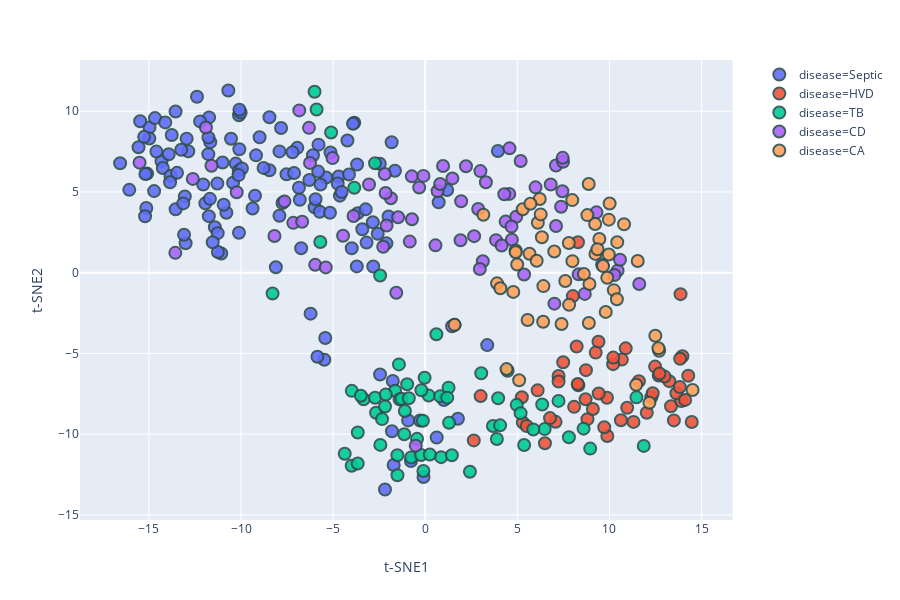
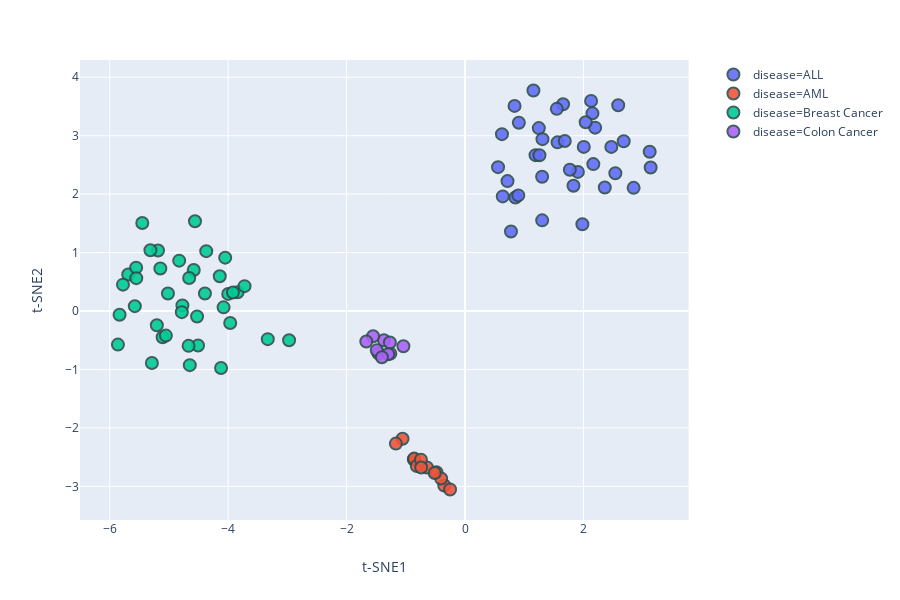
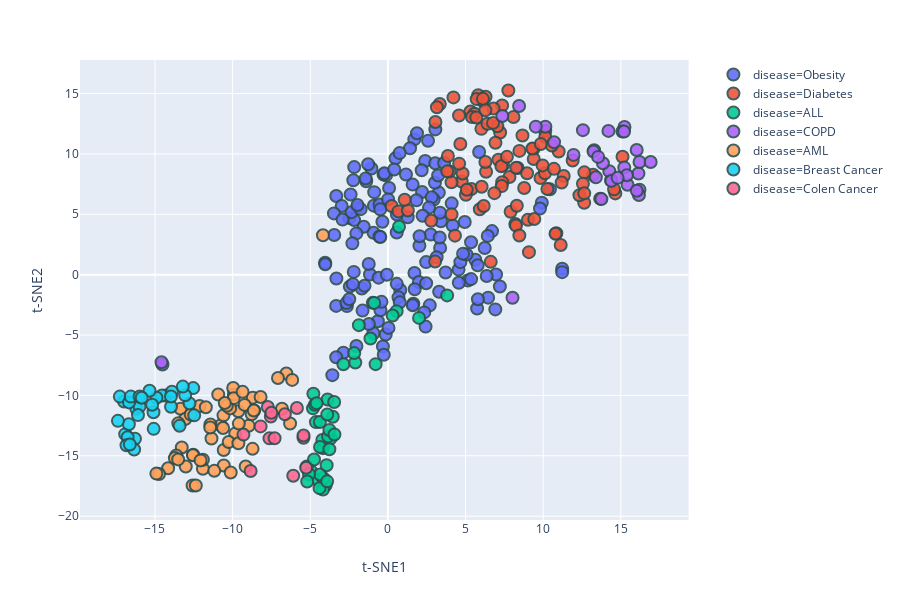
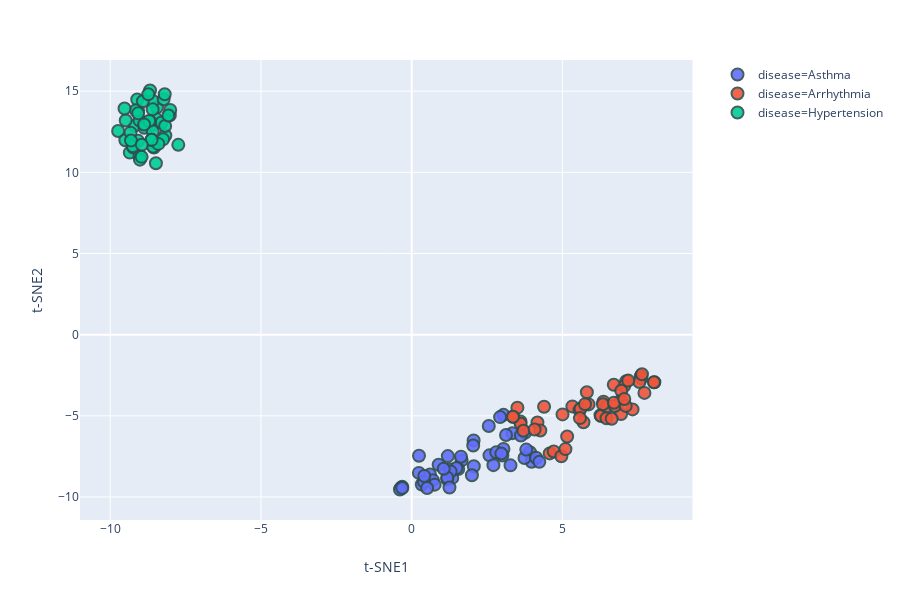

Notebook cell for these charts, in order:
### Markdown cell above
# t-SNE on Three files

### Code cell
import os
import plotly.express as px
import os
import pandas as pd
import numpy as np
import matplotlib.pyplot as plt
import seaborn as sns
from sklearn.manifold import TSNE

for filename in os.listdir(os.getcwd()):
    if filename.endswith(".txt"):
        currentFile = os.getcwd()+'/'+filename
        print("------------------------------------------------------------------------------------")
        print("NOW WORKING ON FILE "+filename)
        print("------------------------------------------------------------------------------------")
        df = pd.read_csv(currentFile, sep='\t', header = None)
        featureArraySNE = df.iloc[:,0:len(df.columns)-1].values
        diseaseArraySNE = df.iloc[:,len(df.columns)-1].values
        tsneParams = TSNE(n_components=2, verbose=1, perplexity=40, n_iter=400)
        tsneOutput = tsneParams.fit_transform(featureArraySNE)
        SNE_DF = pd.DataFrame(tsneOutput,columns = ["t-SNE1","t-SNE2"])
        SNE_DF['disease'] = diseaseArraySNE
        print("SCATTER PLOT FOR t-SNE OF FILE: "+filename)
        fig = px.scatter(SNE_DF, x="t-SNE1", y="t-SNE2", color="disease")
        fig.update_traces(marker=dict(size=12,line=dict(width=2,color='DarkSlateGrey'),opacity = 0.9),selector=dict(mode='markers'))
        fig.show()
        print("FINISHED WORKING ON FILE "+filename+"\n")
    else:
        continue

### Figure 1 — Plotly figure (JSON) as saved in the notebook; plotly's stock layout.template omitted (floating-point values rounded to 4 significant figures; data arrays with more than 128 entries replaced by an {"elided": "..."} marker saying what was removed)
{"data": [{"hoverlabel": {"namelength": 0}, "hovertemplate": "disease=Septic<br>t-SNE1=%{x}<br>t-SNE2=%{y}", "legendgroup": "disease=Septic", "marker": {"color": "#636efa", "line": {"color": "DarkSlateGrey", "width": 2}, "opacity": 0.9, "size": 12, "symbol": "circle"}, "mode": "markers", "name": "disease=Septic", "showlegend": true, "type": "scatter", "x": {"elided": "135 float values"}, "xaxis": "x", "y": {"elided": "135 float values"}, "yaxis": "y"}, {"hoverlabel": {"namelength": 0}, "hovertemplate": "disease=HVD<br>t-SNE1=%{x}<br>t-SNE2=%{y}", "legendgroup": "disease=HVD", "marker": {"color": "#EF553B", "line": {"color": "DarkSlateGrey", "width": 2}, "opacity": 0.9, "size": 12, "symbol": "circle"}, "mode": "markers", "name": "disease=HVD", "showlegend": true, "type": "scatter", "x": [12.03, 13.96, 12.27, 12.48, 10.96, 5.297, 9.884, 13.34, 13.25, 3.007, 12.68, 10.62, 10.88, 10.67, 13.9, 7.24, 7.488, 13.63, 13.5, 5.246, 13.82, 9.717, 11.6, 9.404, 8.806, 8.704, 7.075, 10.2, 10.21, 14.47, 12.99, 5.507, 8.724, 9.253, 14.28, 8.311, 9.1, 8.013, 13.84, 13.86, 7.238, 9.864, 8.278, 8.082, 12.35, 8.291, 11.3, 6.774, 2.635, 12.72, 9.418, 14.11, 8.218, 6.498, 6.102], "xaxis": "x", "y": [-8.673, -5.175, -7.709, -5.817, -8.362, -9.279, -10.12, -8.271, -6.719, -7.642, -6.372, -9.135, -4.688, -5.383, -7.954, -6.403, -5.551, -7.469, -9.149, -7.714, -7.086, -9.573, -6.717, -4.276, -9.071, -7.837, -9.237, -5.664, -5.259, -9.251, -6.434, -9.491, -6.037, -4.949, -6.385, -6.978, -8.44, -1.452, -5.329, -1.328, -6.742, -7.746, -6.891, -8.31, -7.469, 1.881, -9.24, -9.005, -10.39, -6.245, -7.479, -7.878, -4.575, -10.56, -7.287], "yaxis": "y"}, {"hoverlabel": {"namelength": 0}, "hovertemplate": "disease=TB<br>t-SNE1=%{x}<br>t-SNE2=%{y}", "legendgroup": "disease=TB", "marker": {"color": "#00cc96", "line": {"color": "DarkSlateGrey", "width": 2}, "opacity": 0.9, "size": 12, "symbol": "circle"}, "mode": "markers", "name": "disease=TB", "showlegend": true, "type": "scatter", "x": [-1.14, 8.597, -4.37, -5.109, 6.481, 0.8638, -3.987, -2.449, 0.1887, 7.236, -3.346, 11.46, 0.812, -3.85, -0.4427, 5.368, -0.2093, -0.09843, -2.67, 3.889, -1.638, -1.513, 7.799, 1.296, -1.392, -2.435, 8.954, -2.183, 1.266, -3.993, -0.1265, 3.958, -1.286, -1.508, -0.7654, -3.664, -2.722, -2.343, -1.427, 1.196, 3.677, 2.427, 0.6062, -0.224, 11.86, 4.967, -8.287, 5.866, 6.35, -0.9809, 1.593, -6.007, -2.723, -2.139, -5.695, -0.03306, 3.04, -1.103, 4.472, 4.065, -0.8917, -3.495, 1.446, 5.176, 0.2477, -5.898, -3.661], "xaxis": "x", "y": [-10.01, -9.658, -11.22, 8.679, -9.686, -11.42, -7.319, -0.1752, -7.609, -7.942, -7.834, -7.722, -7.66, 5.258, -10.29, -10.67, -7.278, -12.28, -8.675, -10.3, -7.31, -11.31, -10.19, -9.298, -7.847, -10.67, -10.9, -8.292, -7.119, -11.96, -9.169, -7.772, -7.815, -12.55, -11.44, -11.81, -7.744, -9.068, -5.681, -7.738, -9.495, -12.33, -3.809, -11.29, -10.73, -8.185, -1.293, -9.711, -8.162, -6.91, -3.232, 11.2, 6.776, -7.541, 1.899, -6.504, -6.224, -8.565, -6.076, -9.455, -7.778, -7.617, -11.3, -8.698, -11.26, 10.1, -9.894], "yaxis": "y"}, {"hoverlabel": {"namelength": 0}, "hovertemplate": "disease=CD<br>t-SNE1=%{x}<br>t-SNE2=%{y}", "legendgroup": "disease=CD", "marker": {"color": "#ab63fa", "line": {"color": "DarkSlateGrey", "width": 2}, "opacity": 0.9, "size": 12, "symbol": "circle"}, "mode": "markers", "name": "disease=CD", "showlegend": true, "type": "scatter", "x": [3.841, 1.917, -2.279, 8.662, 7.012, -3.051, -11.6, 4.576, -15.51, 4.703, -0.7277, -7.161, -1.864, 8.323, 4.149, -11.9, 9.601, -1.473, 7.376, -0.7205, 7.445, -1.572, -0.5142, 5.987, -6.681, 2.876, 1.46, -0.8387, 0.967, -5.031, 5.18, 11.62, 3.126, -12.61, -0.09656, 5.366, 0.5565, 2.964, 1.474, 10.44, 10.57, 1.95, 2.213, 7.1, -7.641, -10.23, -13.56, 6.812, -2.195, 0.6707, 7.097, 4.561, -4.461, -6.835, 4.365, 9.296, -5.974, 2.995, 3.292, 0.8118, -6.253, -3.889, -2.15, 4.94, -2.096, 10.27, -6.31, -8.183, 4.684, -5.4, 7.482, 7.461, -0.3278, 4.293, 2.655], "xaxis": "x", "y": [2.015, 2.007, 1.609, -1.314, -1.917, 5.459, 6.621, 7.701, 6.815, 2.038, 5.967, 3.087, 4.611, -0.1024, 1.687, 8.989, 0.5008, 3.436, 4.081, 3.306, 5.042, -1.245, -10.71, 5.283, 3.158, 3.939, -3.313, 1.924, 6.608, 7.094, 6.914, -0.6974, 0.7122, 5.808, 5.992, -0.1117, 1.691, 0.2265, 5.837, 0.126, 0.804, 4.423, 6.596, 2.891, 4.413, 4.977, 1.227, 5.461, 6.11, 5.052, 6.638, 4.879, 2.285, 10.05, 3.162, 3.735, 0.4858, 6.291, 5.595, 5.489, 6.797, 3.506, 4.936, 3.465, 2.923, -0.1446, 8.967, 2.27, 2.854, 0.3271, 6.866, 7.112, 5.279, 4.855, 2.261], "yaxis": "y"}, {"hoverlabel": {"namelength": 0}, "hovertemplate": "disease=CA<br>t-SNE1=%{x}<br>t-SNE2=%{y}", "legendgroup": "disease=CA", "marker": {"color": "#FFA15A", "line": {"color": "DarkSlateGrey", "width": 2}, "opacity": 0.9, "size": 12, "symbol": "circle"}, "mode": "markers", "name": "disease=CA", "showlegend": true, "type": "scatter", "x": [10.24, 14.51, 6.113, 12.7, 9.798, 4.414, 3.898, 5.293, 12.17, 12.49, 9.654, 6.415, 9.963, 7.603, 5.098, 5.66, 7.81, 10.01, 8.882, 4.78, 11.54, 6.216, 4.078, 9.24, 10.42, 3.155, 5.71, 9.45, 12.66, 9.222, 6.333, 7.981, 4.907, 7.99, 8.913, 7.005, 11.45, 4.913, 10.4, 8.802, 6.402, 5.558, 9.965, 4.992, 8.873, 8.612, 6.05, 6.267, 9.882, 7.796, 7.4, 9.348, 1.593, 10.79], "xaxis": "x", "y": [-1.082, -7.27, 3.094, -4.838, -2.43, -5.97, -0.6608, 3.925, -8.06, -3.902, 0.4079, -0.8304, 1.125, -0.5159, -6.657, 1.168, -1.986, 4.281, -3.116, -1.191, 0.7208, 4.565, -0.9678, 1.163, 1.889, 3.586, 4.273, 2.082, -4.684, 3.014, 2.193, 4.495, 1.376, 0.7151, -0.6987, 1.313, -6.943, 1.262, -1.65, 3.566, -3.035, -2.927, 3.284, 0.5056, 5.49, -0.08352, 0.7425, 3.61, -0.3134, 1.84, -3.177, 1.455, -3.232, 2.998], "yaxis": "y"}], "layout": {"height": 600, "legend": {"tracegroupgap": 0}, "margin": {"t": 60}, "xaxis": {"anchor": "y", "domain": [0, 0.98], "title": {"text": "t-SNE1"}}, "yaxis": {"anchor": "x", "domain": [0, 1], "title": {"text": "t-SNE2"}}}}

### Figure 2 — Plotly figure (JSON) as saved in the notebook; plotly's stock layout.template omitted (floating-point values rounded to 4 significant figures)
{"data": [{"hoverlabel": {"namelength": 0}, "hovertemplate": "disease=ALL<br>t-SNE1=%{x}<br>t-SNE2=%{y}", "legendgroup": "disease=ALL", "marker": {"color": "#636efa", "line": {"color": "DarkSlateGrey", "width": 2}, "opacity": 0.9, "size": 12, "symbol": "circle"}, "mode": "markers", "name": "disease=ALL", "showlegend": true, "type": "scatter", "x": [2.167, 2.152, 2.005, 0.6371, 1.906, 2.847, 1.562, 0.6239, 0.8503, 2.587, 1.155, 0.909, 2.197, 0.7175, 1.191, 2.037, 1.246, 1.77, 2.538, 1.655, 1.308, 2.471, 1.982, 1.257, 1.303, 3.118, 2.129, 1.55, 3.135, 1.684, 0.8365, 0.5579, 2.68, 0.8994, 1.832, 1.302, 0.776, 2.36], "xaxis": "x", "y": [2.514, 3.383, 2.808, 1.962, 2.38, 2.107, 2.886, 3.026, 1.943, 3.522, 3.773, 3.222, 3.137, 2.223, 2.667, 3.23, 3.129, 2.417, 2.357, 3.539, 2.941, 2.808, 1.484, 2.665, 1.552, 2.724, 3.595, 3.459, 2.455, 2.909, 3.509, 2.461, 2.905, 1.979, 2.144, 2.298, 1.359, 2.113], "yaxis": "y"}, {"hoverlabel": {"namelength": 0}, "hovertemplate": "disease=AML<br>t-SNE1=%{x}<br>t-SNE2=%{y}", "legendgroup": "disease=AML", "marker": {"color": "#EF553B", "line": {"color": "DarkSlateGrey", "width": 2}, "opacity": 0.9, "size": 12, "symbol": "circle"}, "mode": "markers", "name": "disease=AML", "showlegend": true, "type": "scatter", "x": [-0.8643, -0.4831, -0.3509, -0.4034, -1.055, -0.8589, -1.167, -0.6423, -0.2525, -0.8143, -0.7443, -0.5124, -0.7402], "xaxis": "x", "y": [-2.539, -2.758, -2.986, -2.864, -2.185, -2.525, -2.268, -2.678, -3.053, -2.651, -2.543, -2.772, -2.678], "yaxis": "y"}, {"hoverlabel": {"namelength": 0}, "hovertemplate": "disease=Breast Cancer<br>t-SNE1=%{x}<br>t-SNE2=%{y}", "legendgroup": "disease=Breast Cancer", "marker": {"color": "#00cc96", "line": {"color": "DarkSlateGrey", "width": 2}, "opacity": 0.9, "size": 12, "symbol": "circle"}, "mode": "markers", "name": "disease=Breast Cancer", "showlegend": true, "type": "scatter", "x": [-4.525, -2.971, -5.45, -3.998, -3.965, -4.077, -3.331, -4.509, -4.668, -3.84, -5.687, -5.106, -5.204, -4.827, -4.648, -4.56, -5.576, -5.051, -4.581, -4.05, -4.12, -4.658, -5.776, -5.184, -4.37, -3.919, -5.017, -5.554, -5.861, -5.833, -4.773, -4.782, -5.552, -4.392, -5.288, -3.723, -4.142, -5.145, -5.312], "xaxis": "x", "y": [-0.09269, -0.5002, 1.507, 0.2927, -0.2051, 0.06256, -0.481, -0.5887, -0.5956, 0.3219, 0.6244, -0.4474, -0.2439, 0.8621, -0.9259, 1.536, 0.08316, -0.4202, 0.7007, 0.9129, -0.9753, 0.5643, 0.4517, 1.036, 1.024, 0.3162, 0.3008, 0.7423, -0.5747, -0.06378, 0.09661, -0.01907, 0.5629, 0.2991, -0.888, 0.4257, 0.5939, 0.7274, 1.041], "yaxis": "y"}, {"hoverlabel": {"namelength": 0}, "hovertemplate": "disease=Colon Cancer<br>t-SNE1=%{x}<br>t-SNE2=%{y}", "legendgroup": "disease=Colon Cancer", "marker": {"color": "#ab63fa", "line": {"color": "DarkSlateGrey", "width": 2}, "opacity": 0.9, "size": 12, "symbol": "circle"}, "mode": "markers", "name": "disease=Colon Cancer", "showlegend": true, "type": "scatter", "x": [-1.368, -1.553, -1.261, -1.269, -1.041, -1.462, -1.298, -1.49, -1.403, -1.667], "xaxis": "x", "y": [-0.5019, -0.431, -0.729, -0.5379, -0.6024, -0.7253, -0.7376, -0.6724, -0.7899, -0.5212], "yaxis": "y"}], "layout": {"height": 600, "legend": {"tracegroupgap": 0}, "margin": {"t": 60}, "xaxis": {"anchor": "y", "domain": [0, 0.98], "title": {"text": "t-SNE1"}}, "yaxis": {"anchor": "x", "domain": [0, 1], "title": {"text": "t-SNE2"}}}}

### Figure 3 — Plotly figure (JSON) as saved in the notebook; plotly's stock layout.template omitted (floating-point values rounded to 4 significant figures; data arrays with more than 128 entries replaced by an {"elided": "..."} marker saying what was removed)
{"data": [{"hoverlabel": {"namelength": 0}, "hovertemplate": "disease=Obesity<br>t-SNE1=%{x}<br>t-SNE2=%{y}", "legendgroup": "disease=Obesity", "marker": {"color": "#636efa", "line": {"color": "DarkSlateGrey", "width": 2}, "opacity": 0.9, "size": 12, "symbol": "circle"}, "mode": "markers", "name": "disease=Obesity", "showlegend": true, "type": "scatter", "x": {"elided": "145 float values"}, "xaxis": "x", "y": {"elided": "145 float values"}, "yaxis": "y"}, {"hoverlabel": {"namelength": 0}, "hovertemplate": "disease=Diabetes<br>t-SNE1=%{x}<br>t-SNE2=%{y}", "legendgroup": "disease=Diabetes", "marker": {"color": "#EF553B", "line": {"color": "DarkSlateGrey", "width": 2}, "opacity": 0.9, "size": 12, "symbol": "circle"}, "mode": "markers", "name": "disease=Diabetes", "showlegend": true, "type": "scatter", "x": [9.827, 9.085, 13.21, 7.757, 4.223, 9.372, 4.753, 7.357, 9.391, 12.64, 3.865, 13.67, 3.04, 6.324, 7.228, 10.12, 14.65, 11.0, 7.048, 4.097, 5.817, 8.206, 7.905, 15.11, 12.65, 3.969, 8.963, 10.13, 7.416, 5.317, 5.377, 0.2388, 4.32, 8.252, 6.022, 6.414, 9.304, 10.14, 3.341, 9.964, 7.829, 11.32, 11.9, 7.117, 12.34, 8.468, 6.622, 14.57, 5.023, 0.6789, 3.821, 6.112, 10.27, 10.85, 11.19, 8.467, 4.665, 4.81, 6.805, 5.083, 6.29, 2.791, 8.302, 7.362, 8.266, 5.585, 8.09, 6.037, 5.718, 3.063, 5.92, 10.56, 3.159, 4.591, 6.276, 6.772, 5.415, 7.332, 4.581, 6.279, 11.13, 7.31, 5.692, 1.286, 12.56, 6.12, 8.777, 9.02, 8.668, 6.859, 10.69, 12.64, 9.427, 1.08, 9.848, 10.8, 7.667, 6.169, 4.1, 6.928], "xaxis": "x", "y": [8.004, 1.864, 8.276, 15.25, 14.68, 10.41, 7.713, 14.01, 9.574, 5.96, 9.827, 6.295, 1.082, 8.523, 11.77, 8.393, 6.73, 10.2, 12.29, 7.65, 14.87, 4.199, 5.212, 9.763, 8.473, 8.552, 8.401, 11.89, 9.081, 13.51, 7.089, 5.688, 3.232, 4.063, 12.07, 12.49, 10.44, 11.41, 14.13, 9.047, 8.088, 8.172, 9.451, 9.513, 6.58, 10.25, 1.061, 7.065, 6.619, 5.237, 8.553, 14.38, 7.094, 3.433, 7.633, 3.241, 10.82, 8.38, 13.76, 7.028, 14.74, 4.461, 5.709, 7.654, 8.856, 13.32, 13.05, 7.274, 14.54, 12.64, 5.417, 10.7, 13.86, 9.193, 13.61, 12.57, 13.05, 7.334, 13.18, 9.331, 2.456, 8.972, 13.01, 5.316, 7.533, 14.56, 7.173, 4.546, 11.53, 6.748, 8.761, 6.733, 4.608, 6.2, 10.82, 3.381, 9.757, 5.681, 4.994, 10.93], "yaxis": "y"}, {"hoverlabel": {"namelength": 0}, "hovertemplate": "disease=ALL<br>t-SNE1=%{x}<br>t-SNE2=%{y}", "legendgroup": "disease=ALL", "marker": {"color": "#00cc96", "line": {"color": "DarkSlateGrey", "width": 2}, "opacity": 0.9, "size": 12, "symbol": "circle"}, "mode": "markers", "name": "disease=ALL", "showlegend": true, "type": "scatter", "x": [-4.495, -1.124, -4.963, -4.194, -4.009, -2.866, -4.18, -1.867, -4.223, 0.7159, -4.369, -5.224, -4.799, -3.691, -4.171, -3.769, 0.5635, 2.007, 0.3056, -2.099, -3.884, -4.828, -3.853, -4.701, -3.462, -4.401, -4.635, -4.374, -0.8869, -0.7906, -2.169, -3.549, -4.756, -3.769, -4.381, -3.914, -4.591, -5.079, -3.442, -5.197, 3.815, -3.946, -3.904], "xaxis": "x", "y": [-17.01, -5.291, -16.25, -14.37, -17.44, -7.421, -17.79, -4.181, -13.7, 3.971, -14.28, -15.9, -9.863, -13.55, -16.84, -14.46, -3.023, -3.58, -3.388, -7.277, -10.34, -11.07, -13.39, -10.77, -10.55, -17.68, -12.21, -16.56, -2.34, -7.412, -6.498, -11.77, -15.31, -12.86, -12.2, -17.12, -10.65, -16.52, -13.24, -17.13, -1.718, -15.79, -11.58], "yaxis": "y"}, {"hoverlabel": {"namelength": 0}, "hovertemplate": "disease=COPD<br>t-SNE1=%{x}<br>t-SNE2=%{y}", "legendgroup": "disease=COPD", "marker": {"color": "#ab63fa", "line": {"color": "DarkSlateGrey", "width": 2}, "opacity": 0.9, "size": 12, "symbol": "circle"}, "mode": "markers", "name": "disease=COPD", "showlegend": true, "type": "scatter", "x": [14.37, 13.28, 8.448, 15.24, 10.14, 11.96, 16.13, 13.24, 13.75, 9.525, 16.2, 10.7, 16.2, 14.26, -14.52, 8.026, -14.58, 13.85, 15.22, 15.43, 13.39, 14.2, 15.1, 16.17, 16.92, 15.39, 12.56, 16.02, 14.39, 16.03, 15.21, 13.54, 14.8, 7.369], "xaxis": "x", "y": [7.839, 10.31, 13.97, 12.23, 12.24, 9.915, 8.38, 10.2, 6.256, 12.26, 7.038, 10.97, 9.334, 8.571, -7.447, -1.91, -7.26, 9.23, 8.863, 7.444, 8.071, 11.9, 11.85, 6.598, 9.333, 8.228, 11.97, 10.32, 7.762, 6.945, 11.85, 9.751, 8.016, 13.14], "yaxis": "y"}, {"hoverlabel": {"namelength": 0}, "hovertemplate": "disease=AML<br>t-SNE1=%{x}<br>t-SNE2=%{y}", "legendgroup": "disease=AML", "marker": {"color": "#FFA15A", "line": {"color": "DarkSlateGrey", "width": 2}, "opacity": 0.9, "size": 12, "symbol": "circle"}, "mode": "markers", "name": "disease=AML", "showlegend": true, "type": "scatter", "x": [-10.76, -9.829, -9.633, -6.822, -10.61, -10.59, -12.54, -11.43, -12.13, -13.02, -13.35, -8.701, -12.56, -13.28, -13.63, -11.36, -6.539, -10.57, -11.91, -10.93, -14.15, -10.57, -12.58, -8.199, -13.72, -9.915, -13.05, -11.73, -4.182, -8.611, -8.966, -10.12, -11.91, -7.078, -10.25, -13.5, -9.599, -8.716, -9.227, -12.07, -11.18, -9.158, -13.51, -9.961, -6.164, -10.16, -10.37, -9.927, -12.7, -9.628, -8.772, -8.637, -6.299, -12.37, -14.74, -10.5, -14.91, -9.36, -11.44], "xaxis": "x", "y": [-12.48, -13.16, -11.32, -11.1, -12.7, -11.65, -14.91, -12.41, -10.89, -15.89, -11.11, -10.18, -14.96, -14.32, -14.97, -13.57, -8.179, -15.81, -16.08, -9.925, -16.03, -14.52, -17.46, -10.13, -15.19, -9.915, -11.95, -10.98, 3.268, -11.26, -12.52, -16.39, -15.33, -8.564, -13.86, -12.31, -12.33, -14.42, -10.79, -15.38, -16.25, -15.88, -15.3, -9.389, -8.718, -11.08, -10.85, -10.23, -11.58, -13.96, -11.56, -11.26, -12.33, -17.46, -16.51, -10.62, -16.48, -9.708, -12.66], "yaxis": "y"}, {"hoverlabel": {"namelength": 0}, "hovertemplate": "disease=Breast Cancer<br>t-SNE1=%{x}<br>t-SNE2=%{y}", "legendgroup": "disease=Breast Cancer", "marker": {"color": "#19d3f3", "line": {"color": "DarkSlateGrey", "width": 2}, "opacity": 0.9, "size": 12, "symbol": "circle"}, "mode": "markers", "name": "disease=Breast Cancer", "showlegend": true, "type": "scatter", "x": [-12.47, -14.3, -15.08, -14.54, -15.1, -13.97, -16.2, -12.78, -16.0, -14.9, -16.29, -16.92, -13.91, -16.99, -15.35, -17.26, -13.97, -16.68, -16.67, -12.54, -16.76, -15.18, -13.06, -16.34, -16.56, -16.83, -15.99, -17.39, -13.42, -16.1, -16.62, -13.21, -15.85], "xaxis": "x", "y": [-11.65, -10.01, -12.77, -10.01, -11.4, -10.94, -11.11, -10.66, -10.92, -10.19, -13.59, -13.21, -9.698, -10.51, -9.62, -10.1, -10.1, -12.39, -10.58, -9.394, -13.46, -10.78, -9.993, -14.48, -10.1, -14.13, -10.1, -12.11, -12.52, -11.63, -14.07, -9.27, -10.2], "yaxis": "y"}, {"hoverlabel": {"namelength": 0}, "hovertemplate": "disease=Colen Cancer<br>t-SNE1=%{x}<br>t-SNE2=%{y}", "legendgroup": "disease=Colen Cancer", "marker": {"color": "#FF6692", "line": {"color": "DarkSlateGrey", "width": 2}, "opacity": 0.9, "size": 12, "symbol": "circle"}, "mode": "markers", "name": "disease=Colen Cancer", "showlegend": true, "type": "scatter", "x": [-5.264, -6.635, -5.434, -6.095, -5.434, -8.198, -5.86, -7.538, -9.303, -8.841, -7.735, -7.629, -7.299, -7.503], "xaxis": "x", "y": [-16.0, -11.56, -13.5, -16.65, -13.32, -12.57, -11.05, -11.75, -13.25, -16.26, -10.96, -13.56, -13.55, -11.44], "yaxis": "y"}], "layout": {"height": 600, "legend": {"tracegroupgap": 0}, "margin": {"t": 60}, "xaxis": {"anchor": "y", "domain": [0, 0.98], "title": {"text": "t-SNE1"}}, "yaxis": {"anchor": "x", "domain": [0, 1], "title": {"text": "t-SNE2"}}}}

### Figure 4 — Plotly figure (JSON) as saved in the notebook; plotly's stock layout.template omitted (floating-point values rounded to 4 significant figures)
{"data": [{"hoverlabel": {"namelength": 0}, "hovertemplate": "disease=Asthma<br>t-SNE1=%{x}<br>t-SNE2=%{y}", "legendgroup": "disease=Asthma", "marker": {"color": "#636efa", "line": {"color": "DarkSlateGrey", "width": 2}, "opacity": 0.9, "size": 12, "symbol": "circle"}, "mode": "markers", "name": "disease=Asthma", "showlegend": true, "type": "scatter", "x": [2.557, 2.053, 3.922, 1.274, 1.655, 2.579, 3.342, 2.041, 2.06, 1.199, 1.635, 0.2415, 3.043, -0.3134, 3.009, 1.345, 0.6053, 3.978, 3.754, 1.997, 3.129, 2.802, 1.179, 0.699, 3.742, -0.3593, 0.7614, 3.8, 3.621, 0.3352, 0.2388, 3.045, 4.126, 1.543, 0.408, 1.481, 0.8932, -0.3907, 1.291, 2.932, 1.18, 2.71, 1.061, -0.3134, 4.233, 0.5124, 2.973, 3.277, 1.253, 0.4161], "xaxis": "x", "y": [-5.628, -6.512, -7.248, -8.288, -7.745, -7.434, -6.068, -6.829, -8.105, -7.482, -7.524, -7.462, -7.036, -9.376, -7.442, -8.824, -8.621, -7.829, -6.052, -8.664, -6.182, -7.25, -8.909, -8.963, -7.6, -9.437, -9.24, -7.082, -6.214, -9.228, -8.515, -4.94, -7.587, -8.275, -9.07, -8.222, -8.017, -9.539, -8.431, -5.078, -8.819, -8.038, -8.259, -9.443, -7.835, -9.447, -7.326, -8.052, -9.418, -8.705], "yaxis": "y"}, {"hoverlabel": {"namelength": 0}, "hovertemplate": "disease=Arrhythmia<br>t-SNE1=%{x}<br>t-SNE2=%{y}", "legendgroup": "disease=Arrhythmia", "marker": {"color": "#EF553B", "line": {"color": "DarkSlateGrey", "width": 2}, "opacity": 0.9, "size": 12, "symbol": "circle"}, "mode": "markers", "name": "disease=Arrhythmia", "showlegend": true, "type": "scatter", "x": [5.329, 7.116, 6.262, 7.045, 3.607, 3.613, 6.94, 5.565, 4.576, 7.6, 6.361, 3.707, 4.171, 4.71, 6.945, 5.156, 6.281, 5.81, 5.601, 7.326, 3.361, 5.868, 8.049, 7.616, 6.467, 5.697, 3.506, 6.703, 8.035, 6.737, 6.343, 7.553, 6.707, 7.72, 4.267, 7.638, 7.099, 4.964, 5.003, 5.581, 6.951, 6.461, 6.633, 4.391, 4.076, 7.051, 5.099, 3.359, 7.183, 5.748], "xaxis": "x", "y": [-4.419, -2.874, -4.963, -3.171, -5.345, -5.488, -4.048, -4.646, -7.316, -2.553, -4.127, -5.922, -5.408, -7.196, -4.893, -6.272, -5.011, -3.545, -4.563, -4.605, -5.054, -4.296, -2.936, -2.695, -4.424, -5.398, -4.495, -3.083, -2.932, -4.392, -4.284, -2.92, -4.191, -3.587, -5.902, -2.437, -4.388, -7.487, -4.913, -5.141, -3.459, -5.145, -5.182, -4.443, -5.845, -3.967, -7.051, -5.056, -2.83, -4.291], "yaxis": "y"}, {"hoverlabel": {"namelength": 0}, "hovertemplate": "disease=Hypertension<br>t-SNE1=%{x}<br>t-SNE2=%{y}", "legendgroup": "disease=Hypertension", "marker": {"color": "#00cc96", "line": {"color": "DarkSlateGrey", "width": 2}, "opacity": 0.9, "size": 12, "symbol": "circle"}, "mode": "markers", "name": "disease=Hypertension", "showlegend": true, "type": "scatter", "x": [-9.186, -9.351, -8.599, -9.028, -9.486, -8.87, -9.077, -9.738, -9.03, -8.546, -8.494, -7.742, -9.235, -8.579, -8.679, -9.498, -8.484, -8.298, -8.678, -8.588, -9.327, -8.449, -9.249, -8.022, -9.311, -9.015, -8.011, -9.104, -8.172, -8.628, -8.58, -8.958, -8.71, -9.076, -8.628, -9.148, -8.246, -8.916, -8.592, -8.229, -8.193, -8.178, -8.405, -8.073, -8.737, -8.875, -9.525, -9.074, -8.627, -8.953], "xaxis": "x", "y": [12.88, 11.22, 12.91, 13.19, 13.19, 12.75, 11.94, 12.55, 11.0, 11.53, 13.32, 11.69, 11.52, 11.57, 15.04, 11.98, 10.56, 13.07, 13.14, 12.52, 12.44, 14.0, 11.61, 13.51, 11.96, 10.78, 13.84, 14.49, 12.27, 12.0, 14.39, 10.95, 13.17, 13.8, 12.0, 13.82, 12.03, 14.38, 13.88, 14.51, 14.81, 12.85, 11.75, 13.51, 14.81, 12.95, 13.93, 13.63, 12.0, 11.7], "yaxis": "y"}], "layout": {"height": 600, "legend": {"tracegroupgap": 0}, "margin": {"t": 60}, "xaxis": {"anchor": "y", "domain": [0, 0.98], "title": {"text": "t-SNE1"}}, "yaxis": {"anchor": "x", "domain": [0, 1], "title": {"text": "t-SNE2"}}}}
